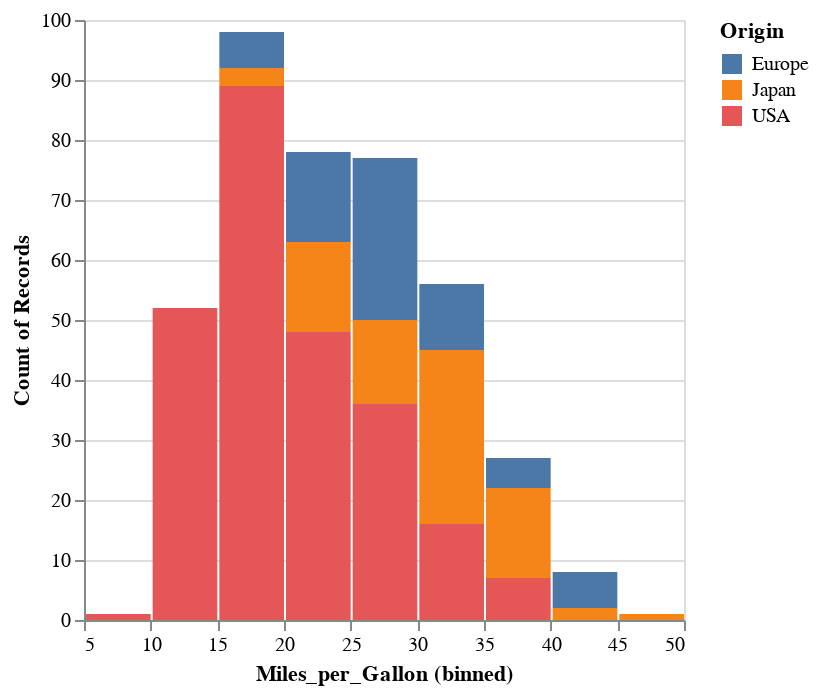

The notebook cell saved with this chart:
### Code cell
# load an example dataset
from vega_datasets import data
cars = data.cars()

# plot the dataset, referencing dataframe column names
import altair as alt
alt.Chart(cars).mark_bar().encode(
  x=alt.X('Miles_per_Gallon', bin=True),
  y='count()',
  color='Origin'
)

### Figure 1 — Vega-Lite specification as saved in the notebook (floating-point values rounded to 4 significant figures; data arrays with more than 128 entries replaced by an {"elided": "..."} marker saying what was removed)
{"config": {"view": {"continuousWidth": 300, "continuousHeight": 300}}, "data": {"name": "data-583e73726c1545c56c203344161a975c"}, "mark": {"type": "bar"}, "encoding": {"color": {"field": "Origin", "type": "nominal"}, "x": {"bin": true, "field": "Miles_per_Gallon", "type": "quantitative"}, "y": {"aggregate": "count", "type": "quantitative"}}, "$schema": "https://vega.github.io/schema/vega-lite/v5.20.1.json", "datasets": {"data-583e73726c1545c56c203344161a975c": {"elided": "406 records"}}}
